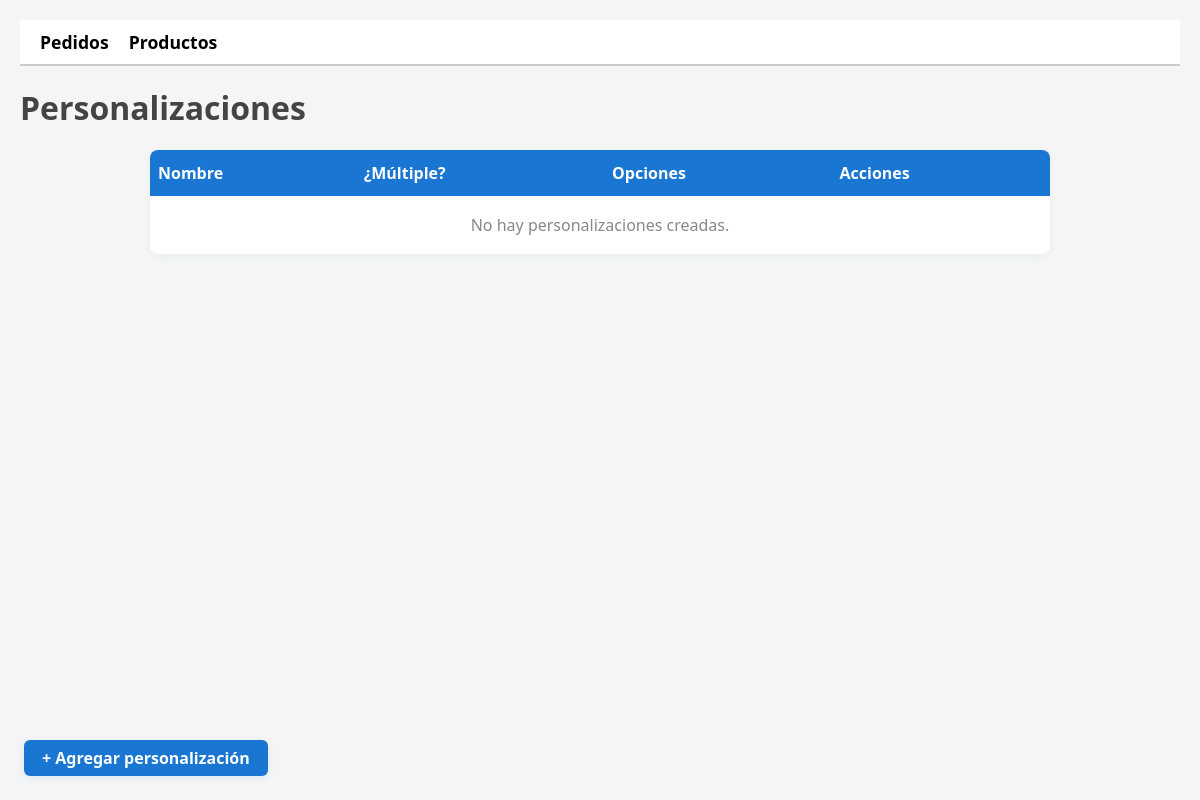
Page /panel/personalizaciones/ on the earlier database version.
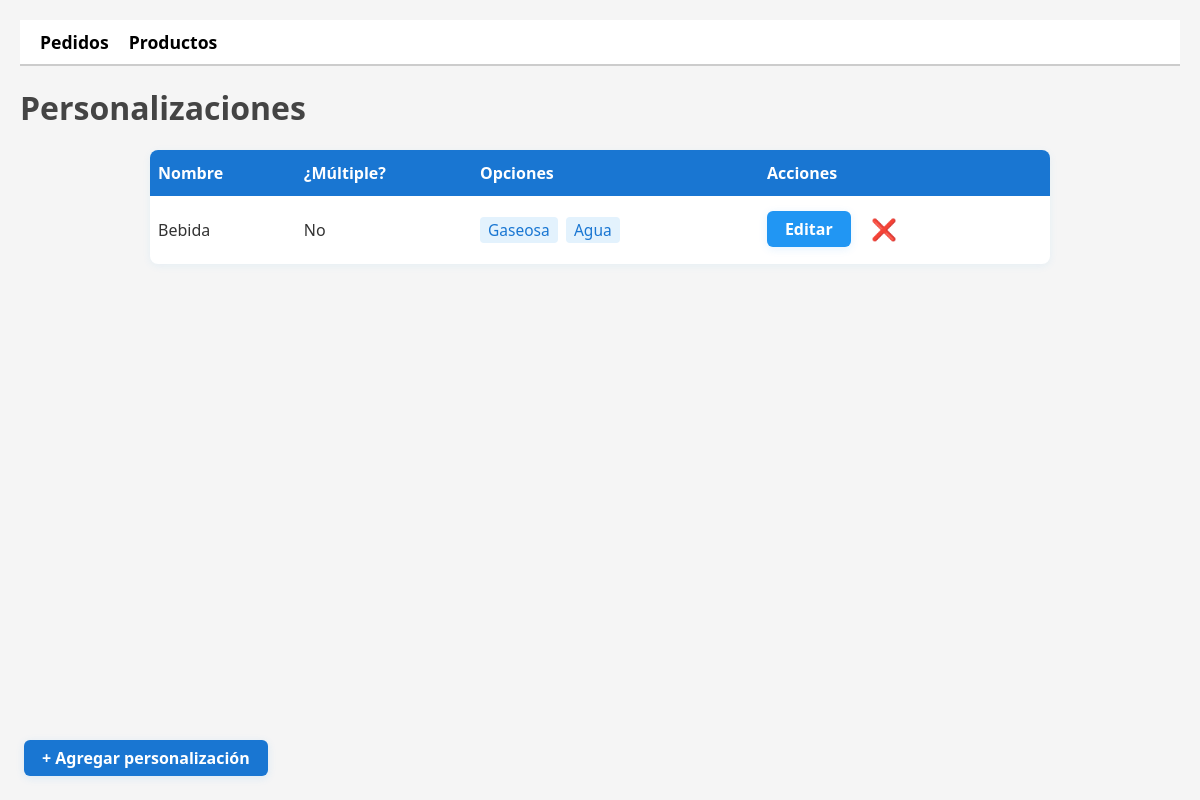
Same page on the later database version.
### mi_app/models.py (models this page shows, shortened)
class PersonalizacionCampo(models.Model):
    nombre = models.CharField(max_length=100)
    es_multiple = models.BooleanField(default=False)  # NUEVO CAMPO

class PersonalizacionOpcion(models.Model):
    campo = models.ForeignKey(PersonalizacionCampo, on_delete=models.CASCADE, related_name='opciones')
    nombre = models.CharField(max_length=100)
    precio_extra = models.DecimalField(max_digits=6, decimal_places=2, default=0)

### mi_app/views/admin.py (the view)
# urls.py: path('panel/personalizaciones/', views.lista_personalizaciones_admin, name='lista_personalizaciones_admin'),
def lista_personalizaciones_admin(request):
    from ..models import PersonalizacionCampo
    personalizaciones = PersonalizacionCampo.objects.all()
    return render(request, 'admin/lista_personalizaciones_admin.html', {'personalizaciones': personalizaciones})

### mi_app/templates/admin/lista_personalizaciones_admin.html (shortened to what this page needs)
{% load static %}
<link rel="stylesheet" href="{% static 'css/admin_panel.css' %}">
<nav class="admin-menu">
  <a href="{% url 'pedidos_admin' %}">Pedidos</a>
  <a href="{% url 'productos_admin' %}">Productos</a>
</nav>
<h1>Personalizaciones</h1>
<div class="tabla-admin-wrapper">
<table class="tabla-admin">
  <thead>
    <tr>
      <th>Nombre</th>
      <th>¿Múltiple?</th>
      <th>Opciones</th>
      <th>Acciones</th>
    </tr>
  </thead>
  <tbody>
    {% for p in personalizaciones %}
    <tr>
      <td>{{ p.nombre }}</td>
      <td>{% if p.es_multiple %}Sí{% else %}No{% endif %}</td>
      <td>
        {% for op in p.opciones.all %}
          <span class="opcion-tag">{{ op.nombre }}</span>
        {% empty %}
          <span style="color:#888;">Sin opciones</span>
        {% endfor %}
      </td>
      <td>
        <a href="{% url 'editar_personalizacion_admin' p.id %}" class="admin-btn">Editar</a>
        <form method="post" action="{% url 'eliminar_personalizacion_admin' p.id %}" style="display:inline;">
          <button type="submit" title="Eliminar" onclick="return confirm('¿Seguro que deseas eliminar esta personalización?')" style="background:none;border:none;color:#d32f2f;font-size:1.3em;cursor:pointer;vertical-align:middle;">&#10060;</button>
        </form>
      </td>
    </tr>
    {% empty %}
    <tr><td colspan="4" style="text-align:center; color:#888; padding: 18px;">No hay personalizaciones creadas.</td></tr>
    {% endfor %}
  </tbody>
</table>
</div>
<div class="fijo-abajo-izq">
  <a href="{% url 'agregar_personalizacion_admin' %}" class="admin-btn" style="background:#1976d2;">+ Agregar personalización</a>
</div>

Differences in the rows shown:
added PersonalizacionCampo: nombre "Bebida", es_multiple "No"
added PersonalizacionOpcion: nombre "Gaseosa"
added PersonalizacionOpcion: nombre "Agua"
Other differences:
text no longer shown: "No hay personalizaciones creadas."
